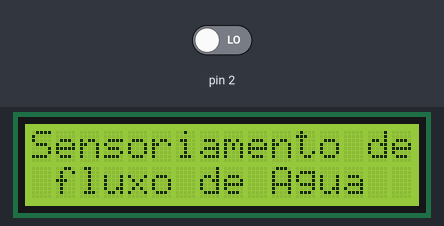
The sketch below on a simulated Arduino Uno, built with avr-gcc and run on an emulated ATmega328P. On the bench: 16×2 character LCD. The test bench sets the inputs (shaded band); at power-on: pin 2 LOW.

Above: at 0.1 s.
At 4.6 s:
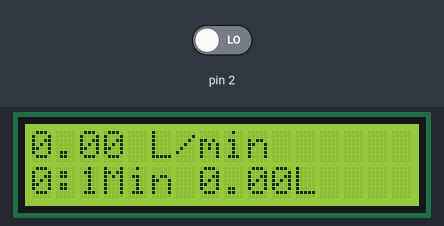
4.7 s: pin 2 driven HIGH
At 5.8 s:
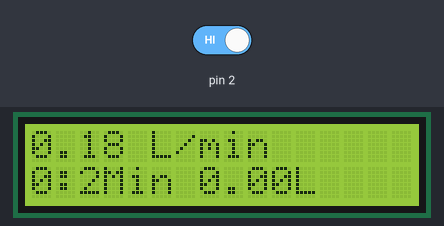
Timing chart, 0 to 7.7 s (numbered marks = the images above; inputs shaded):
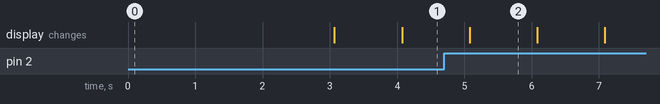

The sketch:

yf_lcd_usinainfo_litroporminuto_e_consumo_jun20.ino
```cpp
#include <LiquidCrystal.h>

float vazao; //Variável para armazenar o valor em L/min
float media = 0; //Variável para fazer a média
int contaPulso; //Variável para a quantidade de pulsos
int i = 0; //Variável para segundos
int Min = 00; //Variável para minutos
float Litros = 0; //Variável para Quantidade de agua
float MiliLitros = 0; //Variavel para Conversão

LiquidCrystal lcd(8, 7, 6, 5, 4, 3);

void setup()  {
 Serial.begin(9600);

 lcd.begin(16, 2);
 lcd.setCursor( 0, 0);
 lcd.print("Sensoriamento de");
 lcd.setCursor( 0, 1);
 lcd.print(" fluxo de Agua ");
 delay(3000);
 lcd.clear();

 pinMode(2, INPUT);
 attachInterrupt(0, incpulso, RISING); //Configura o pino 2(Interrupção 0) interrupção
}

void loop ()  {
 contaPulso = 0;//Zera a variável
 sei(); //Habilita interrupção
 delay (1000); //Aguarda 1 segundo
 cli(); //Desabilita interrupção

 vazao = contaPulso / 5.5; //Converte para L/min
 media = media + vazao; //Soma a vazão para o calculo da media
 i++;
 lcd.setCursor(0, 0);
 lcd.print(vazao); //Escreve no display o valor da vazão
 lcd.print(" L/min "); //Escreve L/min
 lcd.setCursor(0, 1);
 lcd.print(Min);
 lcd.print(":"); //Escreve :
 lcd.print(i); //Escreve a contagem i (segundos)
 lcd.print("Min "); //Escreve :
 MiliLitros = vazao / 60;
 Litros = Litros + MiliLitros;
 lcd.print(Litros);
 lcd.print("L ");

 // Neste conjunto de linhas fizemos a média das leituras obtidas a cada 1 minuto
 if (i == 60)  {
 Min++;
 lcd.print(Min);

 if (Min >= 60)  {
 Min = 0;
 }
 media = media / 60; //faz a média
 Serial.print("nMedia por minuto = "); //Imprime a frase Media por minuto =
 Serial.print(media); //Imprime o valor da media
 Serial.println(" L/min - "); //Imprime L/min
 media = 0; //Zera a variável media para uma nova contagem
 i = 0; //Zera a variável i para uma nova contagem
 }
}

void incpulso ()  {
 contaPulso++; //Incrementa a variável de pulsos
}
```

Measured:
- what the display in image 2 shows lasts 1.0 s, from 5.1 s to 6.1 s
